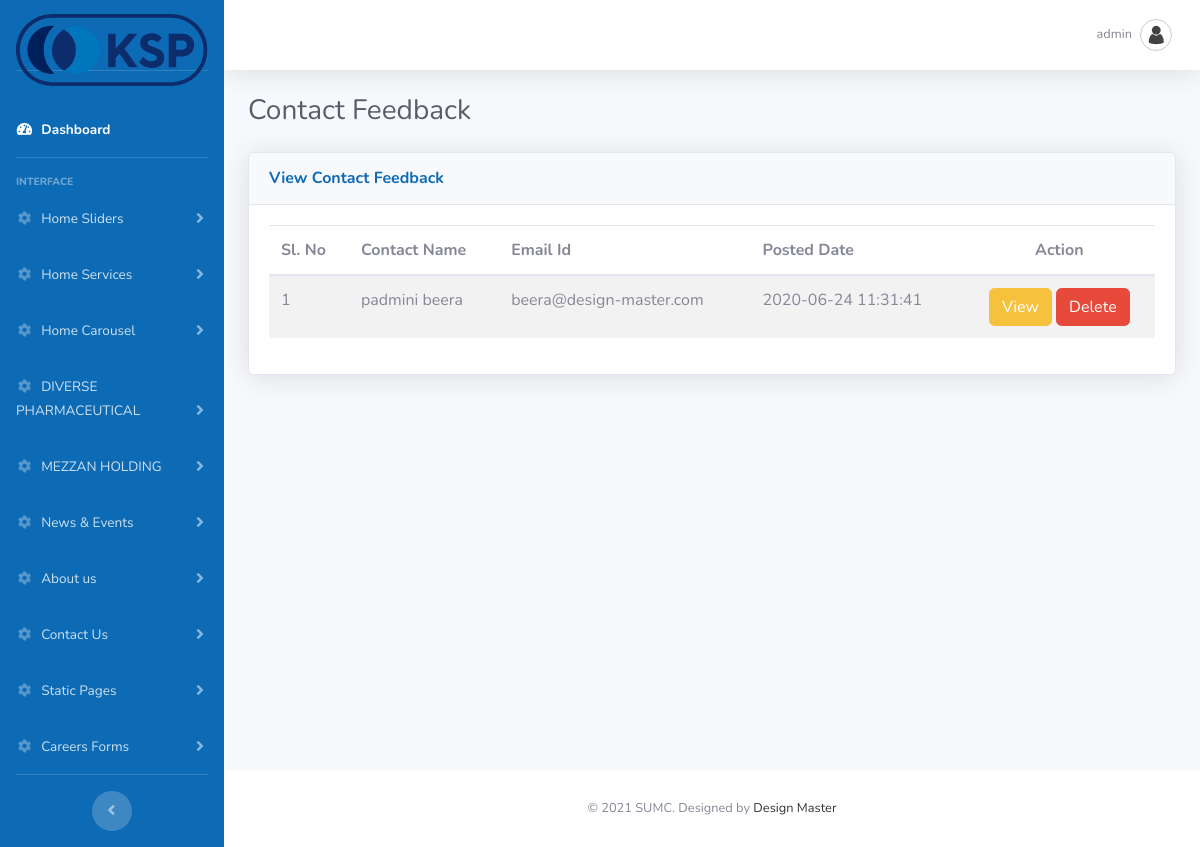
The app's page /admin/contactformlist.php (signed in) with its own data.
### tables this page shows
CREATE TABLE `sumc_adminuser` (
  `id` int(11) NOT NULL,
  `username` varchar(225) NOT NULL,
  `password` varchar(225) NOT NULL,
  `email` varchar(225) NOT NULL,
  `status` int(11) NOT NULL,
  `date` datetime NOT NULL
);

CREATE TABLE `sumc_contact_feedback` (
  `id` int(11) NOT NULL,
  `contact_name` varchar(150) NOT NULL,
  `email_id` varchar(255) NOT NULL,
  `company` varchar(150) NOT NULL,
  `subject` varchar(150) NOT NULL,
  `message` text NOT NULL,
  `status` tinyint(4) NOT NULL,
  `created_date` datetime NOT NULL
);

### admin/contactformlist.php (the view, shortened to what this page needs)
<?php
include_once("connection.php");
?>
 <!DOCTYPE html>
<html lang="en">
<head>
  <link href="vendor/fontawesome-free/css/all.min.css" rel="stylesheet" type="text/css">
  <link href="css/admin.css" rel="stylesheet">
</head>
<body id="page-top">
  <div id="wrapper">
    <?php
	include_once('header.php');
	?>
        <div class="container-fluid">
          <div class="d-sm-flex align-items-center justify-content-between mb-4">
            <h1 class="h3 mb-0 text-gray-800">Contact Feedback</h1>
          </div>
          <div class="row">
            <div class="col-lg-12 mb-12">
              <div class="card shadow mb-8">
                <div class="card-header py-3">
                  <h6 class="m-0 font-weight-bold text-primary">View Contact Feedback</h6>
                </div>
                <div class="card-body">
                  <div class="table-responsive">
				  <form name="submenuform" method="post" action="banner_ordering.php">
					 <table id="datatable" class="table table-striped jambo_table bulk_action" >
                        <thead>
                          <tr class="headings">
                            <th width="" class="column-title">Sl. No </th>
							<th width="" class="column-title">Contact Name</th>
							<th width="" class="column-title">Email Id</th>
							<th width="" class="column-title">Posted Date </th>
                            <th style="text-align:center" class="column-title no-link last"><span class="nobr">Action</span>
                            </th>
                          </tr>
                        </thead>
                        <tbody>
						<?php
						$i = 1;
						$banner_que = mysqli_query($connection,"SELECT * from sumc_contact_feedback ORDER By id DESC");
						if(mysqli_num_rows($banner_que) > 0) {
						while($banner_result = mysqli_fetch_array($banner_que))
						{
						?>
                          <tr class="even pointer">
                            <td class=" "><?php echo $i ?></td>
							<td class=" "><?php echo $banner_result['contact_name']; ?></td>
							<td class=" "><?php echo $banner_result['email_id']; ?></td>
                            <td class=" "><?php echo $banner_result['created_date'] ?></td>
                            <td style="text-align:center" class=" last"><a class="btn btn-warning" href="view_contactusfeedback.php?id=<?php echo $banner_result[id] ?>">View</a>&nbsp;<a class="btn btn-danger" href="#" id="delete_<?php echo $banner_result[id] ?>">Delete</a>
                            </td>
                          </tr>
                        <?php
						$i++;
						}
						}
						else {
							?>
							<tr>
							<td colspan="5" align="center">No Rows Found</td>
							</tr>
							<?php
						}
						?>
                        </tbody>
                      </table>
                 </form>
                  </div>
                </div>
              </div>
            </div>
          </div>
        </div>
      </div>
	<?php include_once("footer.php"); ?>

### admin/header.php (shortened to what this page needs)
<?php
include_once("connection.php");
	if(isset($_SESSION['SESS_MEMBER_ID'])) {
	$loginid = $_SESSION['SESS_MEMBER_ID'];
	$user_query = mysqli_query($connection,"SELECT * from sumc_adminuser where id=$loginid");
	$user_res = mysqli_fetch_array($user_query);
	}
	else {
		header("Location:index.php");
	}
?>
    <link rel="stylesheet" type="text/css" href="https://cdnjs.cloudflare.com/ajax/libs/bootstrap-datepicker/1.5.0/css/bootstrap-datepicker.standalone.css" />
    <link rel="stylesheet" type="text/css" href="js/jquery.timepicker.css" />
    <link rel="stylesheet" type="text/css" href="js/jquery.ptTimeSelect.css" />
    <link rel="stylesheet" href="https://ajax.googleapis.com/ajax/libs/jqueryui/1.7.2/themes/ui-lightness/jquery-ui.css" type="text/css" media="all" />
<ul class="navbar-nav bg-gradient-secondary sidebar sidebar-dark accordion" id="accordionSidebar">
      <a class="sidebar-brand d-flex align-items-center justify-content-center" href="dashboard.php">
       <div class="sidebar-brand-text" style="padding-top:30px;">
           <img src="../images/kspic-logo.svg" height="150%" width="100%" />
	   </div>
     </a>
     <li class="nav-item active">
      <a class="nav-link" href="dashboard.php">
        <i class="fas fa-fw fa-tachometer-alt"></i>
        <span>Dashboard</span></a>
      </li>
      <hr class="sidebar-divider">
      <div class="sidebar-heading">
        Interface
      </div>
      <li class="nav-item">
        <a class="nav-link collapsed" href="#" data-toggle="collapse" data-target="#collapseOne" aria-expanded="true" aria-controls="collapseOne">
          <i class="fas fa-fw fa-cog"></i>
          <span>Home Sliders</span>
        </a>
      </li>
	  <li class="nav-item">
        <a class="nav-link collapsed" href="#" data-toggle="collapse" data-target="#collapseTwo" aria-expanded="true" aria-controls="collapseTwo">
          <i class="fas fa-fw fa-cog"></i>
          <span>Home Services</span>
        </a>
      </li>
      <li class="nav-item">
        <a class="nav-link collapsed" href="#" data-toggle="collapse" data-target="#collapseThree" aria-expanded="true" aria-controls="collapseThree">
          <i class="fas fa-fw fa-cog"></i>
          <span>Home Carousel</span>
        </a>
      </li>
<li class="nav-item">
        <a class="nav-link collapsed" href="#" data-toggle="collapse" data-target="#collapseNine" aria-expanded="true" aria-controls="collapseFour">
          <i class="fas fa-fw fa-cog"></i>
          <span>DIVERSE PHARMACEUTICAL</span>
        </a>
      </li>
      <li class="nav-item">
        <a class="nav-link collapsed" href="#" data-toggle="collapse" data-target="#collapseTen" aria-expanded="true" aria-controls="collapseten">
          <i class="fas fa-fw fa-cog"></i>
          <span>MEZZAN HOLDING</span>
        </a>
      </li>
<li class="nav-item">
        <a class="nav-link collapsed" href="#" data-toggle="collapse" data-target="#collapseFour" aria-expanded="true" aria-controls="collapseFour">
          <i class="fas fa-fw fa-cog"></i>
          <span>News & Events</span>
        </a>
      </li>
<li class="nav-item">
        <a class="nav-link collapsed" href="#" data-toggle="collapse" data-target="#collapseFive" aria-expanded="true" aria-controls="collapseFive">
          <i class="fas fa-fw fa-cog"></i>
          <span>About us</span>
        </a>
      </li>
<li class="nav-item">
        <a class="nav-link collapsed" href="#" data-toggle="collapse" data-target="#collapseEight" aria-expanded="true" aria-controls="collapseEight">
          <i class="fas fa-fw fa-cog"></i>
          <span>Contact Us</span>
        </a>
      </li>
<li class="nav-item">
        <a class="nav-link collapsed" href="#" data-toggle="collapse" data-target="#collapseSix" aria-expanded="true" aria-controls="collapseSix">
          <i class="fas fa-fw fa-cog"></i>
          <span>Static Pages</span>
        </a>
      </li>
<li class="nav-item">
        <a class="nav-link collapsed" href="#" data-toggle="collapse" data-target="#collapseSeven" aria-expanded="true" aria-controls="collapseSeven">
          <i class="fas fa-fw fa-cog"></i>
          <span>Careers Forms</span>
        </a>
      </li>
          <hr class="sidebar-divider d-none d-md-block">
          <div class="text-center d-none d-md-inline">
            <button class="rounded-circle border-0" id="sidebarToggle"></button>
          </div>
        </ul>
        <div id="content-wrapper" class="d-flex flex-column">
          <div id="content">
            <nav class="navbar navbar-expand navbar-light bg-white topbar mb-4 static-top shadow">
          <ul class="navbar-nav ml-auto">
            <li class="nav-item dropdown no-arrow">
              <a class="nav-link dropdown-toggle" href="#" id="userDropdown" role="button" data-toggle="dropdown" aria-haspopup="true" aria-expanded="false">
                <span class="mr-2 d-none d-lg-inline text-gray-600 small"><?php echo $user_res['username']; ?></span>
                <img class="img-profile rounded-circle" src="img/user.png">
              </a>
            </li>
          </ul>
        </nav>

### records on screen
sumc_adminuser: username "admin"
sumc_contact_feedback: contact_name "padmini beera", email "beera@design-master.com", created_date "2020-06-24 11:31:41"
